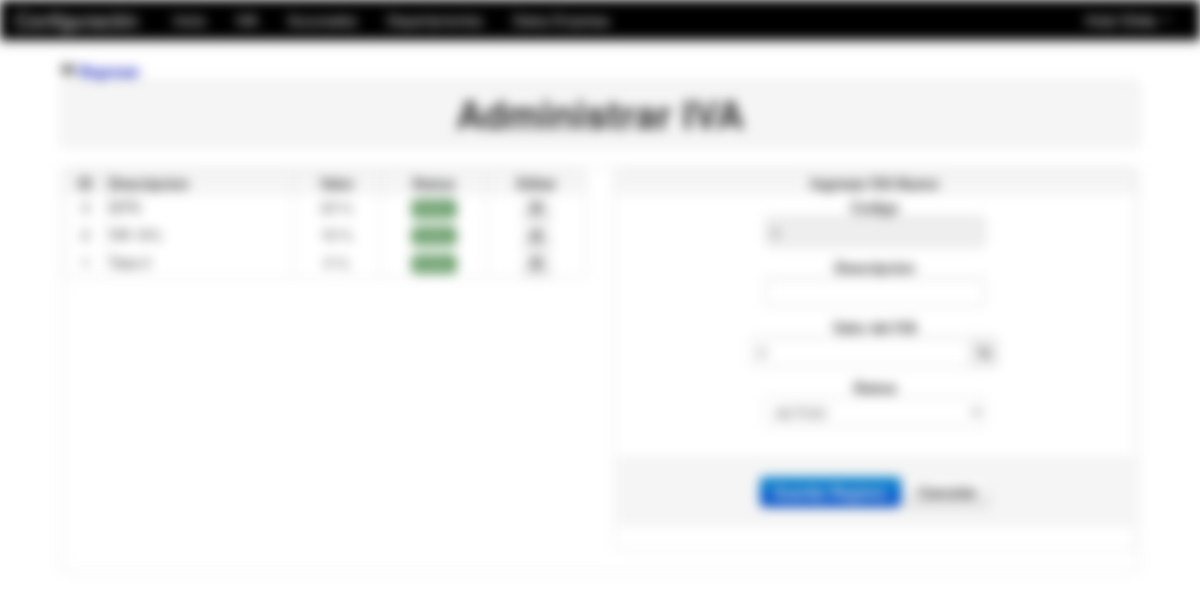
Page /Modulos/Datos/iva.php (signed in) on the committed database.
### tables this page shows
CREATE TABLE IF NOT EXISTS `iva` (
  `idIva` int(11) NOT NULL,
  `nombreIva` varchar(255) NOT NULL,
  `valor` varchar(255) NOT NULL,
  `estado` varchar(255) NOT NULL
);

### Modulos/Datos/iva.php (the view, shortened to what this page needs)
<?php
	include_once "class/class.php";
	include_once "../funciones.php";
	if(!empty($_GET['id'])){
		$id_iva=limpiar($_GET['id']);
		$id_iva=substr($id_iva,10);
		$id_iva=decrypt($id_iva,'URLIVACODIGO');
		$oIVA=new Consultar_IVA($id_iva);
		if($oIVA->consultar("nombreIva")==NULL){
			header('Location: iva.php');
		}else{
			$titulo="Actualizar IVA";
			$boton="Actualizar Registro";
			$nombre_iva=$oIVA->consultar("nombreIva");
			$valor_iva=$oIVA->consultar("valor");
			$estado_iva=$oIVA->consultar("estado");
		}
	}else{
		$pame=mysql_query("SELECT MAX(idIva)as maximo FROM iva");
		if($row=mysql_fetch_array($pame)){
			if($row['maximo']==NULL){
				$id_iva=1;
			}else{
				$id_iva=$row['maximo']+1;
			}
		}
		$titulo="Ingresar IVA Nuevo";
		$boton="Guardar Registro";
		$nombre_iva='';
		$estado_iva='';
	}
?>
<!DOCTYPE html>
<html lang="es">
  <head>
    <link href="../../css/bootstrap.css" rel="stylesheet">
    <link href="../../css/bootstrap-responsive.css" rel="stylesheet">
  </head>
  <body>
    <?php include_once "../../menu/m_datos.php"; ?>
	<div align="center">
    	<table width="90%">
          <tr>
            <td>
            	<a href="index.php"><strong><i class="icon-fast-backward"></i> Regresar</strong></a>
            	<table class="table table-bordered">
                  <tr class="well">
                    <td><h1 align="center">Administrar IVA</h1></td>
                  </tr>
                </table>
                <table class="table table-bordered">
                	<tr>
                    	<td>
                        	<div class="row-fluid">
                            	<div class="span6">
                                	<table class="table table-bordered table table-hover">
                                      <tr class="well">
                                        <td><strong><center>ID</center></strong></td>
                                        <td><strong>Descripcion</strong></td>
                                        <td><strong><center>Valor</center></strong></td>
                                        <td><strong><center>Status</center></strong></td>
                                        <td><strong><center>Editar</center></strong></td>
                                      </tr>
                                      <?php
									  	$pame=mysql_query("SELECT * FROM iva ORDER BY nombreIva");
										while($row=mysql_fetch_array($pame)){
											$url=cadenas().encrypt($row['idIva'],'URLIVACODIGO');
									  ?>
                                      <tr>
                                        <td><center><?php echo $row['idIva']; ?></center></td>
                                        <td><?php echo $row['nombreIva']; ?></td>
                                        <td><center><?php echo $row['valor'].' %'; ?></center></td>
                                        <td><center><?php echo estado($row['estado']); ?></center></td>
                                        <td>
                                        	<center>
                                                <a href="iva.php?id=<?php echo $url; ?>" class="btn btn-mini">
                                                    <i class="icon-edit"></i>
                                                </a>
                                            </center>
                                        </td>
                                      </tr>
                                      <?php } ?>
                                    </table>
                                </div>
                            	<div class="span6">
                                	<table class="table table-bordered">
                                      <tr class="well">
                                      	<td><center><strong><?php echo $titulo; ?></strong></center></td>
                                      </tr>
                                      <tr>
                                      	<td>
                                        	<div align="center">
                                       	  	<form name="form1" method="post" action="">
                                            	<strong>Codigo</strong><br>
                                                <input type="text" name="idIva" value="<?php echo $id_iva; ?>" readonly autocomplete="off"><br>
                                                <strong>Descripcion</strong><br>
                                                <input type="text" name="nombreIva" value="<?php echo $nombre_iva; ?>" required autocomplete="off"><br>
                                                <strong>Valor del IVA</strong><br>
                                                <div class="input-append">
                                                    <input name="valor" value="0" type="number" min="0" max="100">
                                                    <span class="add-on"><strong>%</strong></span>
                                                </div><br>
                                                <strong>Status</strong><br>
                                                <select name="estado">
                                                	<option value="s" <?php if($estado_iva=='s'){ echo 'selected'; } ?>>ACTIVO</option>
                                                </select><br>
                                                <div class="form-actions">
                                                  <button type="submit" class="btn btn-primary"><strong><?php echo $boton; ?></strong></button>
                                                  <a href="iva.php" class="btn"><strong>Cancelar</strong></a>
                                                </div>
                                   	    	</form>
                                            </div>
                                        </td>
                                      </tr>
                                    </table>
                                </div>
                            </div>
                        </td>
                    </tr>
                </table>
            </td>
          </tr>
        </table>
    </div>
  </body>
</html>

### Modulos/funciones.php (shortened to what this page needs)
<?php
	function encrypt($string, $key) {
		$result = ''; $key=$key.'2013';
	   	for($i=0; $i<strlen($string); $i++) {
			  $char = substr($string, $i, 1);
			  $keychar = substr($key, ($i % strlen($key))-1, 1);
			  $char = chr(ord($char)+ord($keychar));
			  $result.=$char;
	   	}
	   	return base64_encode($result);
	}
	function cadenas(){
		return 'YABCDFGJAH';
	}
	function estado($estado){
		if($estado=='s'){
			return '<span class="label label-success">Activo</span>';
		}else{
			return '<span class="label label-important">No Activo</span>';
		}
	}
?>

### Modulos/Datos/iva.php (style rules this page uses)
body { padding-top: 60px; padding-bottom: 40px; }

### rows in the picture
iva: nombreIva "IEPS", valor "23", estado "Activo"
iva: nombreIva "IVA 16%", valor "16", estado "Activo"
iva: nombreIva "Tasa 0", valor "0", estado "Activo"

### other values in the picture
$_SESSION['user_name'] "Elidia"
$titulo "Ingresar IVA Nuevo"
$boton "Guardar Registro"
